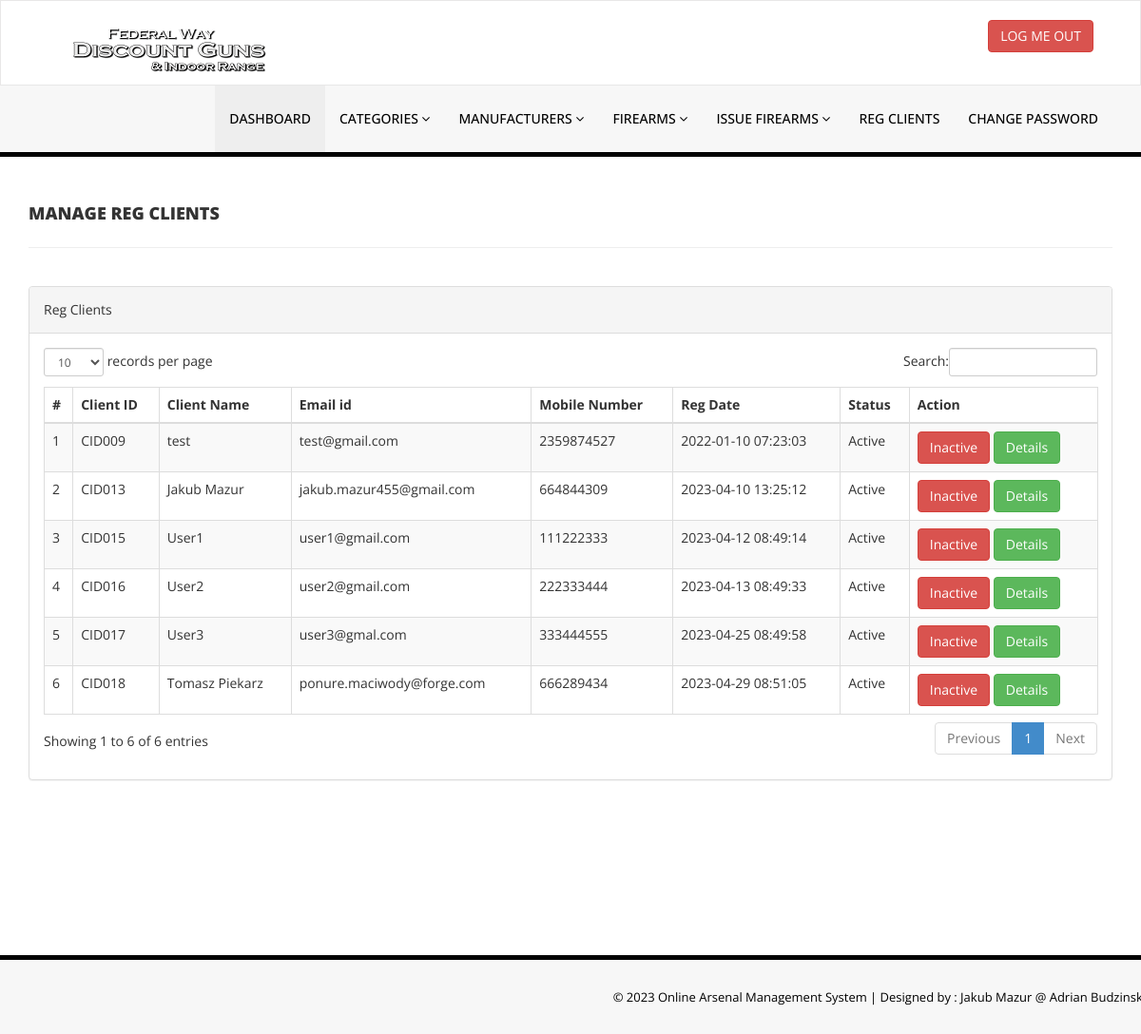
Page /admin/reg-client.php (signed in) on the committed database.
### tables this page shows
CREATE TABLE `tblclients` (
  `id` int(11) NOT NULL,
  `ClientId` varchar(100) DEFAULT NULL,
  `FullName` varchar(120) DEFAULT NULL,
  `EmailId` varchar(120) DEFAULT NULL,
  `MobileNumber` char(11) DEFAULT NULL,
  `Password` varchar(120) DEFAULT NULL,
  `Status` int(1) DEFAULT NULL,
  `RegDate` timestamp NULL DEFAULT current_timestamp(),
  `UpdationDate` timestamp NULL DEFAULT NULL ON UPDATE current_timestamp()
);

### admin/reg-client.php (the view, shortened to what this page needs)
<?php
include('includes/config.php');
if(strlen($_SESSION['alogin'])==0)
    {
header('location:index.php');
}
else{
    ?>
<!DOCTYPE html>
<html xmlns="http://www.w3.org/1999/xhtml">
<head>
    <link href="assets/css/bootstrap.css" rel="stylesheet" />
    <link href="assets/css/font-awesome.css" rel="stylesheet" />
    <link href="assets/js/dataTables/dataTables.bootstrap.css" rel="stylesheet" />
    <link href="assets/css/style.css" rel="stylesheet" />
</head>
<body>
<?php include('includes/header.php');?>
    <div class="content-wrapper">
         <div class="container">
        <div class="row pad-botm">
            <div class="col-md-12">
                <h4 class="header-line">Manage Reg Clients</h4>
    </div>
        </div>
            <div class="row">
                <div class="col-md-12">
                    <div class="panel panel-default">
                        <div class="panel-heading">
                          Reg Clients
                        </div>
                        <div class="panel-body">
                            <div class="table-responsive">
                                <table class="table table-striped table-bordered table-hover" id="dataTables-example">
                                    <thead>
                                        <tr>
                                            <th>#</th>
                                            <th>Client ID</th>
                                            <th>Client Name</th>
                                            <th>Email id </th>
                                            <th>Mobile Number</th>
                                            <th>Reg Date</th>
                                            <th>Status</th>
                                            <th>Action</th>
                                        </tr>
                                    </thead>
                                    <tbody>
<?php $sql = "SELECT * from tblclients";
$query = $dbh -> prepare($sql);
$query->execute();
$results=$query->fetchAll(PDO::FETCH_OBJ);
$cnt=1;
if($query->rowCount() > 0)
{
foreach($results as $result)
{               ?>
                                        <tr class="odd gradeX">
                                            <td class="center"><?php echo htmlentities($cnt);?></td>
                                            <td class="center"><?php echo htmlentities($result->ClientId);?></td>
                                            <td class="center"><?php echo htmlentities($result->FullName);?></td>
                                            <td class="center"><?php echo htmlentities($result->EmailId);?></td>
                                            <td class="center"><?php echo htmlentities($result->MobileNumber);?></td>
                                             <td class="center"><?php echo htmlentities($result->RegDate);?></td>
                                            <td class="center"><?php if($result->Status==1)
                                            {
                                                echo htmlentities("Active");
                                            } else {
                                            echo htmlentities("Blocked");
}
                                            ?></td>
                                            <td class="center">
<?php if($result->Status==1)
 {?>
<a href="reg-client.php?inid=<?php echo htmlentities($result->id);?>" onclick="return confirm('Are you sure you want to block this client?');" >  <button class="btn btn-danger"> Inactive</button>
<?php } else {?>
<a href="reg-client.php?id=<?php echo htmlentities($result->id);?>" onclick="return confirm('Are you sure you want to active this client?');"><button class="btn btn-primary"> Active</button>
                                            <?php } ?>
<a href="client-history.php?stdid=<?php echo htmlentities($result->ClientId);?>"><button class="btn btn-success"> Details</button>
                                            </td>
                                        </tr>
 <?php $cnt=$cnt+1;}} ?>
                                    </tbody>
                                </table>
                            </div>
                        </div>
                    </div>
                </div>
            </div>
    </div>
    </div>
  <?php include('includes/footer.php');?>
</body>
</html>
<?php } ?>

### admin/assets/css/style.css (style rules this page uses)
.content-wrapper { margin-top: 40px; min-height:800px; padding-bottom:90px; }
.header-line { font-weight:900; padding-bottom:25px; border-bottom:1px solid #eeeeee; text-transform:uppercase; }
.pad-botm { padding-bottom:30px; }

### rows in the picture
tblclients: ClientId "CID009", FullName "test", EmailId "test@gmail.com", MobileNumber "2359874527", RegDate "2022-01-10 07:23:03"
tblclients: ClientId "CID013", FullName "Jakub Mazur", EmailId "jakub.mazur455@gmail.com", MobileNumber "664844309", RegDate "2023-04-10 13:25:12"
tblclients: ClientId "CID015", FullName "User1", EmailId "user1@gmail.com", MobileNumber "111222333", RegDate "2023-04-12 08:49:14"
tblclients: ClientId "CID016", FullName "User2", EmailId "user2@gmail.com", MobileNumber "222333444", RegDate "2023-04-13 08:49:33"
tblclients: ClientId "CID017", FullName "User3", EmailId "user3@gmal.com", MobileNumber "333444555", RegDate "2023-04-25 08:49:58"
tblclients: ClientId "CID018", FullName "Tomasz Piekarz", EmailId "ponure.maciwody@forge.com", MobileNumber "666289434", RegDate "2023-04-29 08:51:05"
